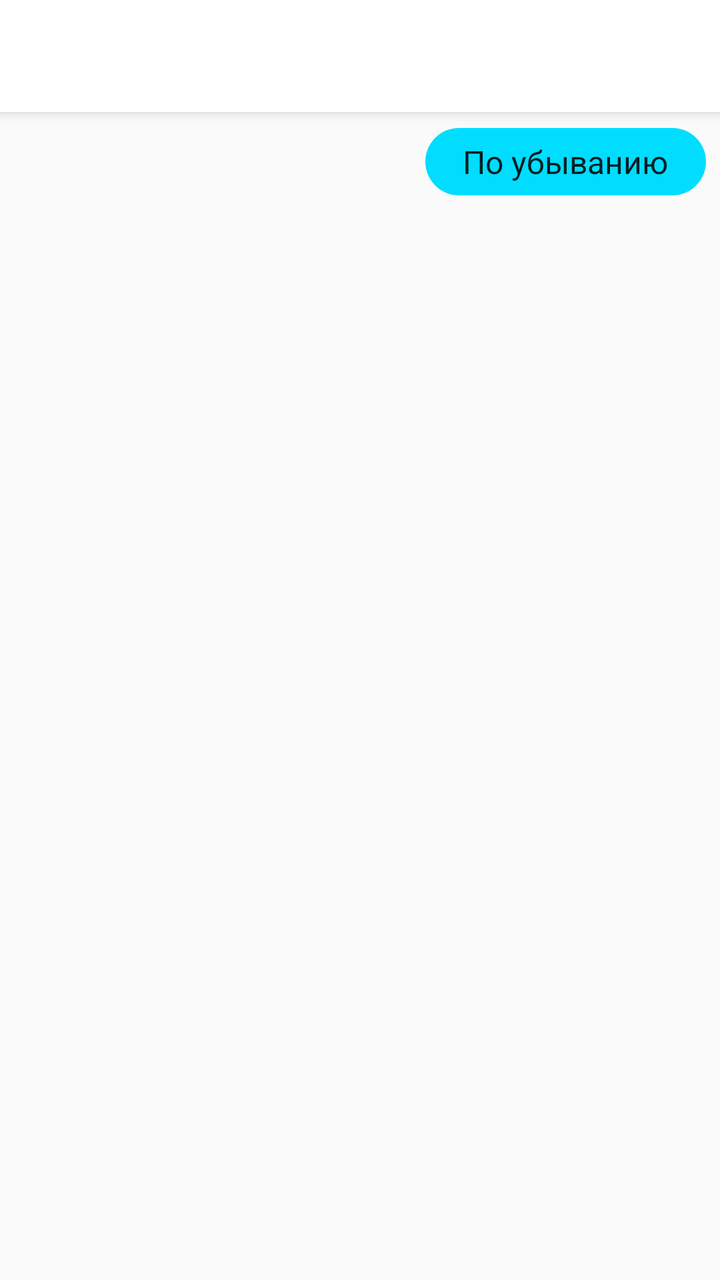
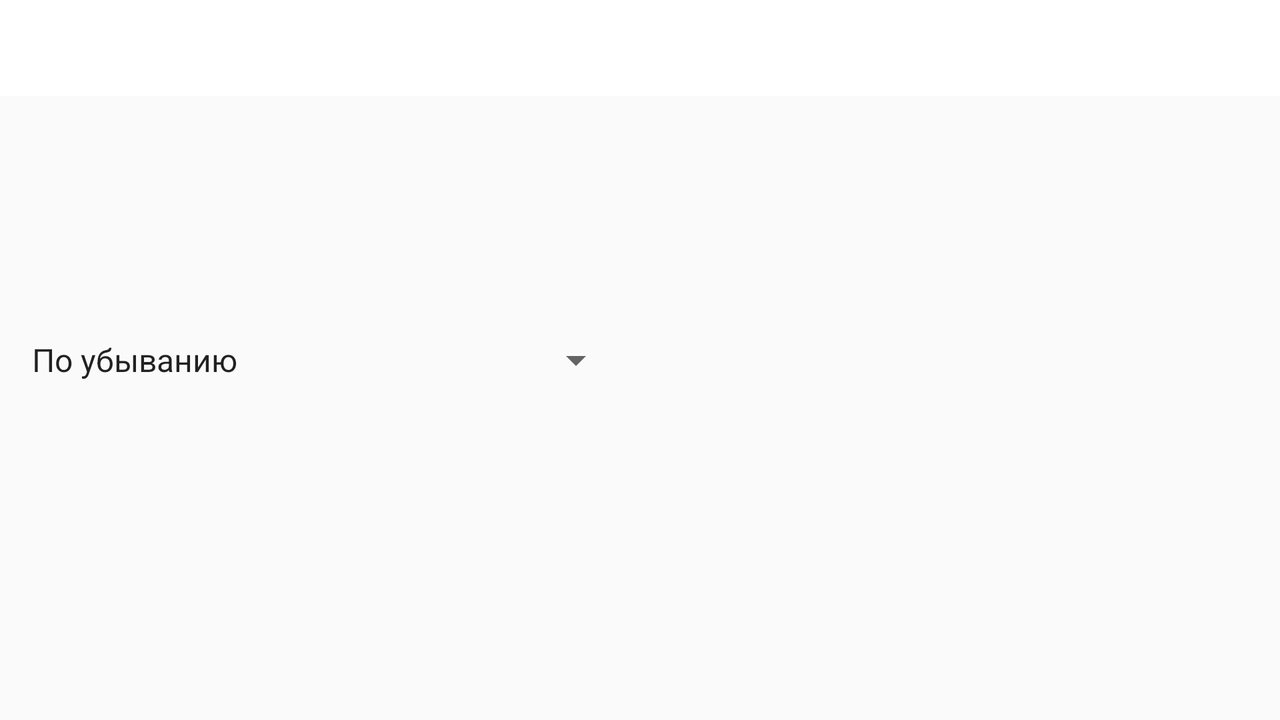

Compare how this app lays out the same screen by default and in its alternative resource folder. The renders come first, then the two layout files and the values they reference.
<!-- AndroidManifest.xml: application theme AppTheme.NoActionBar -->
<!-- res/layout/activity_coin_price_list.xml -->
<?xml version="1.0" encoding="utf-8"?>
<androidx.coordinatorlayout.widget.CoordinatorLayout xmlns:android="http://schemas.android.com/apk/res/android"
    xmlns:app="http://schemas.android.com/apk/res-auto"
    xmlns:tools="http://schemas.android.com/tools"
    android:layout_width="match_parent"
    android:layout_height="match_parent">

    <include layout="@layout/toolbar_main" />

    <androidx.constraintlayout.widget.ConstraintLayout
        android:layout_width="match_parent"
        android:layout_height="match_parent"
        app:layout_behavior="@string/appbar_scrolling_view_behavior">

        <androidx.recyclerview.widget.RecyclerView
            android:id="@+id/rvCoinPriceList"
            android:layout_width="match_parent"
            android:layout_height="0dp"
            android:scrollbars="vertical"
            app:layoutManager="androidx.recyclerview.widget.LinearLayoutManager"
            app:layout_constraintBottom_toBottomOf="parent"
            app:layout_constraintEnd_toEndOf="parent"
            app:layout_constraintStart_toStartOf="parent"
            app:layout_constraintTop_toTopOf="parent"
            tools:listitem="@layout/item_coin_price_info" />

        <Spinner
            android:id="@+id/spinnerCoinPriceList"
            android:layout_width="wrap_content"
            android:layout_height="wrap_content"
            android:layout_margin="8dp"
            android:background="@drawable/rounded_corners"
            android:entries="@array/sortCategories"
            android:gravity="center"
            android:paddingLeft="10dp"
            android:paddingTop="6dp"
            android:paddingRight="10dp"
            android:paddingBottom="6dp"
            app:layout_constraintEnd_toEndOf="parent"
            app:layout_constraintStart_toStartOf="@+id/guideline"
            app:layout_constraintTop_toTopOf="parent"
            tools:ignore="RtlSymmetry,TouchTargetSizeCheck" />

        <androidx.constraintlayout.widget.Guideline
            android:id="@+id/guideline"
            android:layout_width="wrap_content"
            android:layout_height="wrap_content"
            android:orientation="vertical"
            app:layout_constraintGuide_percent="0.57" />


    </androidx.constraintlayout.widget.ConstraintLayout>
</androidx.coordinatorlayout.widget.CoordinatorLayout>
<!-- res/layout/toolbar_main.xml (included above) -->
<?xml version="1.0" encoding="utf-8"?>
<com.google.android.material.appbar.AppBarLayout xmlns:android="http://schemas.android.com/apk/res/android"
    xmlns:app="http://schemas.android.com/apk/res-auto"
    android:id="@+id/appbar"
    android:layout_width="match_parent"
    android:layout_height="wrap_content">

    <androidx.appcompat.widget.Toolbar
        android:id="@+id/toolbar"
        android:layout_width="match_parent"
        android:layout_height="?attr/actionBarSize"
        android:background="?attr/colorPrimary"
        android:theme="@style/AppTheme.NoActionBar"
        app:layout_scrollFlags="scroll|enterAlways"
        app:popupTheme="@style/ThemeOverlay.AppCompat.Light" />
</com.google.android.material.appbar.AppBarLayout>
<!-- resources referenced by this layout -->
<resources>
  <string-array name="sortCategories">
          <item>По убыванию</item>
          <item>По возрастанию</item>
  
      </string-array>
  <!-- drawable rounded_corners (drawable) -->
  <?xml version="1.0" encoding="utf-8"?>
  <shape xmlns:android="http://schemas.android.com/apk/res/android">
      <corners android:radius="20dp" />
      <solid android:color="@android:color/holo_blue_bright"></solid>
  </shape>
  <style name="AppTheme.NoActionBar" parent="Theme.AppCompat.DayNight.NoActionBar">
          
          <item name="colorPrimary">#FFFFFF</item>
          <item name="colorPrimaryDark">#000000</item>
          <item name="colorAccent">@color/colorAccent</item>
      </style>
</resources>
<!-- res/layout-land/activity_coin_price_list.xml (the repository's variant of the layout above) -->
<!-- drawn on the phone turned sideways -->
<?xml version="1.0" encoding="utf-8"?>
<androidx.constraintlayout.widget.ConstraintLayout xmlns:android="http://schemas.android.com/apk/res/android"
    xmlns:app="http://schemas.android.com/apk/res-auto"
    xmlns:tools="http://schemas.android.com/tools"
    android:layout_width="match_parent"
    android:layout_height="match_parent"
    android:fillViewport="true"
    app:layout_constraintBottom_toBottomOf="parent"
    app:layout_constraintEnd_toEndOf="parent"
    app:layout_constraintStart_toStartOf="parent"
    app:layout_constraintTop_toTopOf="parent"
    tools:context=".presentation.CoinPriceListActivity">

    <androidx.constraintlayout.widget.ConstraintLayout
        android:layout_width="match_parent"
        android:layout_height="match_parent">

        <androidx.core.widget.NestedScrollView
            android:layout_width="0dp"
            android:layout_height="0dp"
            app:layout_constraintBottom_toBottomOf="parent"
            app:layout_constraintEnd_toEndOf="parent"
            app:layout_constraintStart_toEndOf="@id/guideline8"
            app:layout_constraintTop_toTopOf="parent">

            <androidx.fragment.app.FragmentContainerView
                android:id="@+id/fragment_container"
                android:layout_width="match_parent"
                android:layout_height="match_parent"

                tools:context=".presentation.CoinDetailFragment" />
        </androidx.core.widget.NestedScrollView>

        <androidx.constraintlayout.widget.Guideline
            android:id="@+id/guideline8"
            android:layout_width="wrap_content"
            android:layout_height="wrap_content"
            android:orientation="vertical"
            app:layout_constraintGuide_percent="0.5" />

        <LinearLayout
            android:layout_width="0dp"
            android:layout_height="wrap_content"
            android:orientation="vertical"
            app:layout_constraintBottom_toBottomOf="parent"
            app:layout_constraintEnd_toStartOf="@id/guideline8"
            app:layout_constraintStart_toStartOf="parent"
            app:layout_constraintTop_toTopOf="parent">

            <Spinner
                android:id="@+id/spinnerCoinPriceList"
                android:layout_width="match_parent"
                android:layout_height="48dp"
                android:layout_margin="8dp"
                android:entries="@array/sortCategories"
                app:layout_constraintEnd_toEndOf="@id/guideline"
                app:layout_constraintStart_toStartOf="parent"
                app:layout_constraintTop_toTopOf="parent" />


            <androidx.recyclerview.widget.RecyclerView
                android:id="@+id/rvCoinPriceList"
                android:layout_width="match_parent"
                android:layout_height="wrap_content"
                app:layoutManager="androidx.recyclerview.widget.LinearLayoutManager"
                app:layout_constraintBottom_toBottomOf="parent"
                app:layout_constraintEnd_toEndOf="@id/guideline8"
                app:layout_constraintStart_toStartOf="parent"

                tools:listitem="@layout/item_coin_price_info" />

        </LinearLayout>

        <include
            android:id="@+id/includedToolbar"
            layout="@layout/toolbar_main"
            android:layout_width="0dp"
            android:layout_height="wrap_content"
            app:layout_constraintEnd_toEndOf="parent"
            app:layout_constraintStart_toStartOf="parent"
            app:layout_constraintTop_toTopOf="parent" />
    </androidx.constraintlayout.widget.ConstraintLayout>
</androidx.constraintlayout.widget.ConstraintLayout>
<!-- resources referenced by the variant -->
<!-- as the phone turned sideways resolves them -->
<resources>
  <string-array name="sortCategories">
          <item>По убыванию</item>
          <item>По возрастанию</item>
  
      </string-array>
  <style name="AppTheme.NoActionBar" parent="Theme.AppCompat.DayNight.NoActionBar">
          
          <item name="colorPrimary">#FFFFFF</item>
          <item name="colorPrimaryDark">#000000</item>
          <item name="colorAccent">@color/colorAccent</item>
      </style>
</resources>
